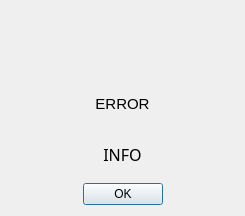
<?xml version="1.0" encoding="UTF-8"?>
<ui version="4.0">
 <class>ErrorDialog</class>
 <widget class="QDialog" name="ErrorDialog">
  <property name="geometry">
   <rect>
    <x>0</x>
    <y>0</y>
    <width>245</width>
    <height>216</height>
   </rect>
  </property>
  <property name="sizePolicy">
   <sizepolicy hsizetype="Minimum" vsizetype="Minimum">
    <horstretch>0</horstretch>
    <verstretch>0</verstretch>
   </sizepolicy>
  </property>
  <property name="windowTitle">
   <string>Error</string>
  </property>
  <property name="windowIcon">
   <iconset resource="fuzzyResources.qrc">
    <normaloff>:/icons/icons/delete-64x64.png</normaloff>:/icons/icons/delete-64x64.png</iconset>
  </property>
  <property name="modal">
   <bool>true</bool>
  </property>
  <layout class="QVBoxLayout" name="verticalLayout">
   <item>
    <layout class="QGridLayout" name="gridLayout">
     <item row="0" column="1">
      <widget class="QLabel" name="lblErrorIcon">
       <property name="sizePolicy">
        <sizepolicy hsizetype="Minimum" vsizetype="Minimum">
         <horstretch>0</horstretch>
         <verstretch>0</verstretch>
        </sizepolicy>
       </property>
       <property name="minimumSize">
        <size>
         <width>64</width>
         <height>64</height>
        </size>
       </property>
       <property name="layoutDirection">
        <enum>Qt::LeftToRight</enum>
       </property>
       <property name="text">
        <string/>
       </property>
       <property name="pixmap">
        <pixmap resource="fuzzyResources.qrc">:/icons/icons/delete-64x64.png</pixmap>
       </property>
       <property name="alignment">
        <set>Qt::AlignCenter</set>
       </property>
      </widget>
     </item>
     <item row="1" column="0" colspan="3">
      <widget class="QLabel" name="lblError">
       <property name="font">
        <font>
         <pointsize>11</pointsize>
        </font>
       </property>
       <property name="text">
        <string>ERROR</string>
       </property>
       <property name="alignment">
        <set>Qt::AlignCenter</set>
       </property>
      </widget>
     </item>
     <item row="2" column="0" colspan="3">
      <widget class="QLabel" name="lblInfo">
       <property name="font">
        <font>
         <family>AlArabiya</family>
         <pointsize>12</pointsize>
        </font>
       </property>
       <property name="text">
        <string>INFO</string>
       </property>
       <property name="alignment">
        <set>Qt::AlignCenter</set>
       </property>
      </widget>
     </item>
     <item row="3" column="1">
      <widget class="QPushButton" name="pBError">
       <property name="text">
        <string>OK</string>
       </property>
      </widget>
     </item>
     <item row="3" column="2">
      <spacer name="horizontalSpacer_2">
       <property name="orientation">
        <enum>Qt::Horizontal</enum>
       </property>
       <property name="sizeType">
        <enum>QSizePolicy::MinimumExpanding</enum>
       </property>
       <property name="sizeHint" stdset="0">
        <size>
         <width>40</width>
         <height>20</height>
        </size>
       </property>
      </spacer>
     </item>
     <item row="3" column="0">
      <spacer name="horizontalSpacer">
       <property name="orientation">
        <enum>Qt::Horizontal</enum>
       </property>
       <property name="sizeType">
        <enum>QSizePolicy::MinimumExpanding</enum>
       </property>
       <property name="sizeHint" stdset="0">
        <size>
         <width>40</width>
         <height>20</height>
        </size>
       </property>
      </spacer>
     </item>
    </layout>
   </item>
  </layout>
 </widget>
 <resources>
  <include location="fuzzyResources.qrc"/>
 </resources>
 <connections>
  <connection>
   <sender>pBError</sender>
   <signal>pressed()</signal>
   <receiver>ErrorDialog</receiver>
   <slot>close()</slot>
   <hints>
    <hint type="sourcelabel">
     <x>185</x>
     <y>163</y>
    </hint>
    <hint type="destinationlabel">
     <x>186</x>
     <y>100</y>
    </hint>
   </hints>
  </connection>
 </connections>
</ui>
